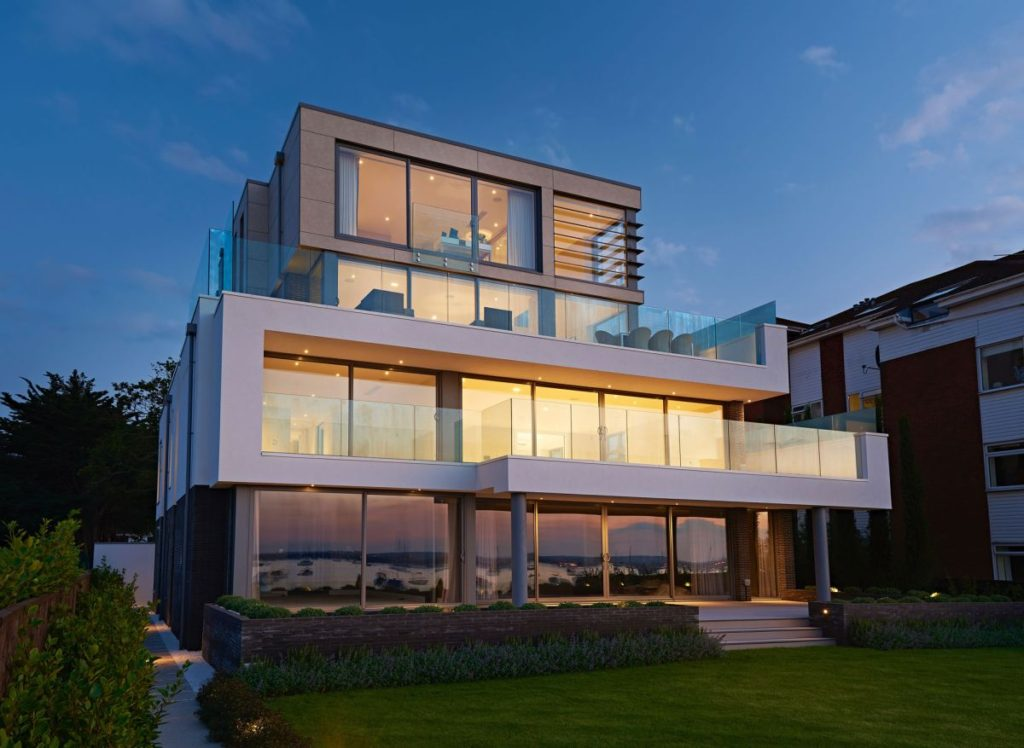
#> input picture Signal_Processing/lab_5/apartment.jpg, 1024 x 748 px
$ jupyter execute wavelets.ipynb
#> lines starting #> are read from the running program, lines starting #| are printed output that depends on the picture; after the words box and inside, x2 and y2 are one past the last pixel; in counts of white or black regions, pixels touching at a corner belong together; long printed decimals are rounded
### Signal_Processing/lab_5/local_signal.py
import numpy as np
import pylab
import matplotlib.image as mpimg
import matplotlib.pyplot as plt
from scipy import ndimage
# signal.py: TODO: try to not make use of transform.resize
from skimage import transform

import general as nt

#from nt_toolbox.general import *

# [25 lines left out: function bilinear_interpolate, not called in this run]

def cconv(x, h, d):
    """
        Circular convolution along dimension d.
        h should be small and with odd size
    """
    if d == 2:
        # apply to transposed matrix
        return np.transpose(cconv(np.transpose(x), h, 1))
    y = np.zeros(x.shape)
    p = len(h)
    pc = int(round( float((p - 1) / 2 )))
    for i in range(0, p):
        y = y + h[i] * nt.circshift1d(x, i - pc)
    return y

# [40 lines left out: functions div, gaussian_blur, grad, not called in this run]

def imageplot(f, str='', sbpt=[]):
    """
        Use nearest neighbor interpolation for the display.
    """
    if sbpt != []:
        plt.subplot(sbpt[0], sbpt[1], sbpt[2])
    imgplot = plt.imshow(f, interpolation='nearest')
    imgplot.set_cmap('gray')
    pylab.axis('off')
    if str != '':
        plt.title(str)

def load_image(name, n=-1, flatten=1, resc=1, grayscale=1):
    """
        Load an image from a file, rescale its dynamic to [0,1], turn it into a grayscale image
        and resize it to size n x n.
    """
#> called with name = 'apartment.jpg', n = -1, flatten = 1, resc = 1, grayscale = 1
    f = plt.imread(name)
#> f is the input picture: shape (748, 1024, 3); mean R, G, B 76.1, 89.5, 101.8
    # turn into normalized grayscale image
    if grayscale == 1:
        if (flatten==1) and np.ndim(f)>2:
            f = np.sum(f, axis=2)
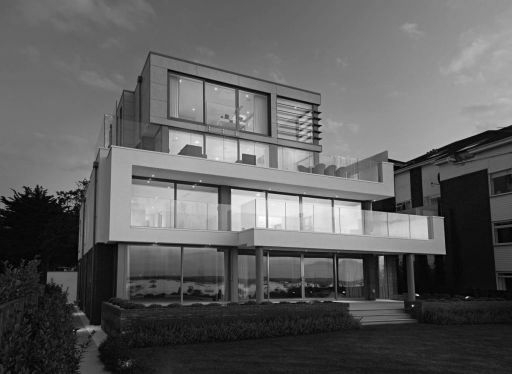
#> f: shape (748, 1024) uint64 (shown at 1/2 size); min 0, max 726, mean 267.3; drawn with min black and max white
    if resc==1:
        f = nt.rescale(f)
#> in rescale, `v = f.max() - f.min()`: v = 726
    # change the size of the image
    if n > 0:
        if np.ndim(f)==2:
            f = transform.resize(f, [n, n], 1)
        elif np.ndim(f)==3:
            f = transform.resize(f, [n, n, f.shape[2]], 1)
    return f

def perform_wavortho_transf(f, Jmin, dir, h):
    """
        perform_wavortho_transf - compute orthogonal wavelet transform

        fw = perform_wavortho_transf(f,Jmin,dir,options);

        You can give the filter in options.h.

        Works in 2D only.

        Copyright (c) 2014 Gabriel Peyre
    """

    n = f.shape[1]
    Jmax = int(np.log2(n)) - 1
    # compute g filter
    u = np.power(-np.ones(len(h) - 1), range(1, len(h)))
    # alternate +1/-1
    g = np.concatenate(([0], h[-1:0:-1] * u))

    if dir == 1:
        ### FORWARD ###
        fW = f.copy()
        for j in np.arange(Jmax, Jmin - 1, -1):
            A = fW[:2 ** (j + 1):, :2 ** (j + 1):]
            for d in np.arange(1, 3):
                Coarse = subsampling(cconv(A, h, d), d)
                Detail = subsampling(cconv(A, g, d), d)
                A = np.concatenate((Coarse, Detail), axis=d - 1)
            fW[:2 ** (j + 1):, :2 ** (j + 1):] = A
        return fW
    else:
        ### BACKWARD ###
        fW = f.copy()
        f1 = fW.copy()
        for j in np.arange(Jmin, Jmax + 1):
            A = f1[:2 ** (j + 1):, :2 ** (j + 1):]
            for d in np.arange(1, 3):
                if d == 1:
                    Coarse = A[:2**j:, :]
                    Detail = A[2**j: 2**(j + 1):, :]
                else:
                    Coarse = A[:, :2 ** j:]
                    Detail = A[:, 2 ** j:2 ** (j + 1):]
                Coarse = cconv(upsampling(Coarse, d), nt.reverse(h), d)
                Detail = cconv(upsampling(Detail, d), nt.reverse(g), d)
                A = Coarse + Detail
            f1[:2 ** (j + 1):, :2 ** (j + 1):] = A
        return f1


def plot_wavelet(fW, Jmin=0):
    """
        plot_wavelet - plot wavelets coefficients.

        U = plot_wavelet(fW, Jmin):

        Copyright (c) 2014 Gabriel Peyre
    """
    def rescaleWav(A):
        v = abs(A).max()
        B = A.copy()
        if v > 0:
            B = .5 + .5 * A / v
        return B
    ##
    n = fW.shape[1]
    Jmax = int(np.log2(n)) - 1
    U = fW.copy()
    for j in np.arange(Jmax, Jmin - 1, -1):
        U[:2 ** j:,    2 ** j:2 **
            (j + 1):] = rescaleWav(U[:2 ** j:, 2 ** j:2 ** (j + 1):])
        U[2 ** j:2 ** (j + 1):, :2 **
          j:] = rescaleWav(U[2 ** j:2 ** (j + 1):, :2 ** j:])
        U[2 ** j:2 ** (j + 1):, 2 ** j:2 ** (j + 1):] = (
            rescaleWav(U[2 ** j:2 ** (j + 1):, 2 ** j:2 ** (j + 1):]))
    # coarse scale
    U[:2 ** j:, :2 ** j:] = nt.rescale(U[:2 ** j:, :2 ** j:])
    # plot underlying image
    imageplot(U)
    # display crosses
    for j in np.arange(Jmax, Jmin - 1, -1):
        plt.plot([0, 2 ** (j + 1)], [2 ** j, 2 ** j], 'r')
        plt.plot([2 ** j, 2 ** j], [0, 2 ** (j + 1)], 'r')
    # display box
    plt.plot([0, n], [0, 0], 'r')
    plt.plot([0, n], [n, n], 'r')
    plt.plot([0, 0], [0, n], 'r')
    plt.plot([n, n], [0, n], 'r')
    return U

# [37 lines left out: functions psnr, snr, not called in this run]

def subsampling(x, d):
    # subsampling along dimension d by factor p=2
    p = 2
    if d == 1:
        y = x[::p, :]
    elif d == 2:
        y = x[:, ::p]
    else:
        raise Exception('Not implemented')
    return y

# [47 lines left out: functions upsampling, plot_dictionary, not called in this run]

### Signal_Processing/lab_5/general.py
import numpy as np
import pylab
import matplotlib.image as mpimg
import matplotlib.pyplot as plt
from scipy import ndimage
# general.py TODO: try to not make use of transform.resize
from skimage import transform ## commented


# [28 lines left out: functions crop, circshift, not called in this run]

def circshift1d(x, k):
    """
        Circularly shift a 1D vector
    """
    return np.roll(x, -k, axis=0)

def clamp(x, a=[], b=[]):
    """
     clamp - clamp a value

       y = clamp(x,a,b);

     Default is [a,b]=[0,1].

       Copyright (c) 2004 Gabriel Peyre
    """

    if a == []:
        a = 0.0
    if b == []:
        b = 1.0
    return np.minimum(np.maximum(x, a), b)

def rescale(f,a=0,b=1):
    """
        Rescale linearly the dynamic of a vector to fit within a range [a,b]
    """
    v = f.max() - f.min()
    g = (f - f.min()).copy()
    if v > 0:
        g = g / v
    return a + g*(b-a)

# [5 lines left out: function reverse, not called in this run]

### Signal_Processing/lab_5/wavelets.ipynb
[cell 1]
import numpy as np
from matplotlib import pyplot as plt
from scipy.ndimage import gaussian_filter
import IPython.display as ipd

#import renamed libraries from the numerical toolbox
from local_signal import *
from general import *

[cell 2]
image = load_image('apartment.jpg')
#resize to 512x512
image = image[100:612, 100:612]
image_shape = image.shape
print(image.shape)
#| (512, 512)

imageplot(image, "Original image")
#> (the call stopped at in imageplot, `imgplot = plt.imshow(f, interpolation='nearest')`: IPython is not available in this run)

[cell 3]
def get_variance(snr, image, noise):
    """
    Function that computes the required variance of the noise to achieve a given SNR.
    """
    #get the norm of the image and the noise
    norm = np.linalg.norm(image)**2
    noise_norm = np.linalg.norm(noise)**2
    #compute the variance
    # variance = norm/(noise_norm*(np.exp((snr/10))))
    variance = norm/(noise_norm*(10**(snr/10)))
    return variance

def generate_noisy_image(snr, image):
    """
    Function that generates a noisy image with a given SNR.
    """
    noise = np.random.normal(0, 1, image.shape)
    variance = get_variance(snr, image, noise)
    sigma = np.sqrt(variance)
    noisy_image = image + noise * sigma
    return sigma, noisy_image

def compute_snr(image, noisy_image):
    """
    Function that computes the SNR between an image and a noisy image.
    """
    #get the norm of the image and the noise
    norm = np.linalg.norm(image)**2
    noise_norm = np.linalg.norm(noisy_image - image)**2
    #compute the SNR
    snr = 10*np.log10(norm/noise_norm)
    return snr

[cell 4]
target_SNR = 13
noise_sigma, noisy_image = generate_noisy_image(target_SNR, image)
#> in get_variance, `norm = np.linalg.norm(image)**2`: norm = 63289.7
#> in get_variance, `noise_norm = np.linalg.norm(noise)**2`: noise_norm = 261312.6
#> in get_variance, `variance = norm/(noise_norm*(10**(snr/10)))`: variance = 0.0121
#> in generate_noisy_image, `sigma = np.sqrt(variance)`: sigma = 0.11
#> in generate_noisy_image, `noisy_image = image + noise * sigma`:
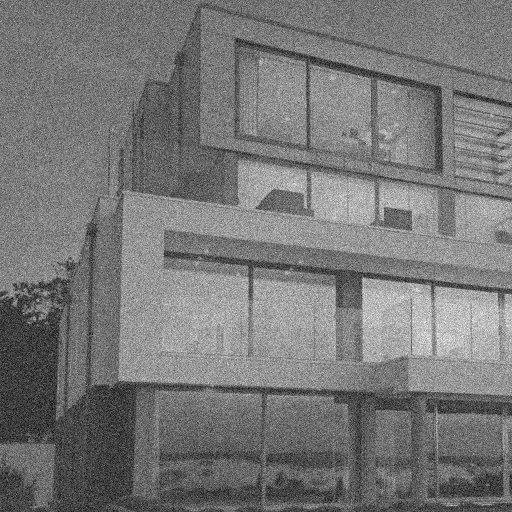
#> noisy_image: shape (512, 512) float64; min -0.367, max 1.36, mean 0.446; drawn with min black and max white
#> noise_sigma = 0.11
print(noise_sigma)
#| 0.1102
imageplot(clamp(noisy_image), "Noisy, SNR=" + str(compute_snr(image, noisy_image)))
#> in clamp, `return np.minimum(np.maximum(x, a), b)`:
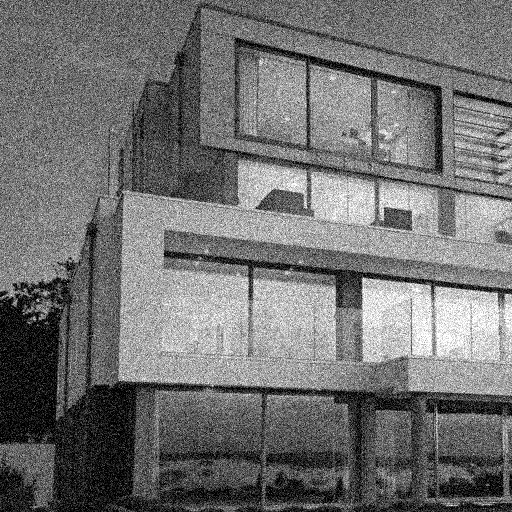
#> returned value: shape (512, 512) float64; min 0, max 1, mean 0.447
#> in compute_snr, `norm = np.linalg.norm(image)**2`: norm = 63289.7
#> in compute_snr, `noise_norm = np.linalg.norm(noisy_image - image)**2`: noise_norm = 3172
#> in compute_snr, `snr = 10*np.log10(norm/noise_norm)`: snr = 13
#> (the call stopped at in imageplot, `imgplot = plt.imshow(f, interpolation='nearest')`: IPython is not available in this run)

Hard thresholding sets the value of the coefficients below a certain threshold to 0.

[cell 5]
def thresh_hard(u,t):return u*(abs(u)>t)
alpha = np.linspace(-3,3,1000)
plt.plot(alpha, thresh_hard(alpha,1))
#> (this line was passed over: IPython is not available in this run)
plt.show()

[cell 6]
h = [0, .482962913145, .836516303738, .224143868042, -.129409522551]
h = h/np.linalg.norm(h)

[cell 7]
Jmin = 4
a = perform_wavortho_transf(noisy_image,Jmin,+1,h)
#> the loop in perform_wavortho_transf, `for j in np.arange(Jmax, Jmin - 1, -1):` made 5 passes
#> pass 1, in subsampling (call 2), `y = x[::p, :]`:
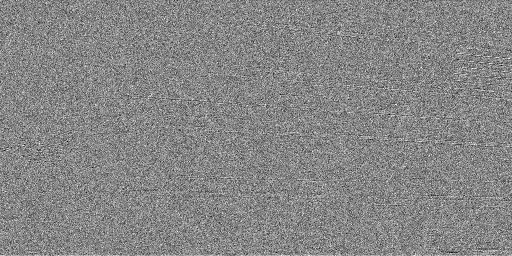
#> y: shape (256, 512) float64; min -0.556, max 0.498, mean 0.000325; drawn with min black and max white
#> pass 1, in subsampling (call 3), `y = x[:, ::p]`:
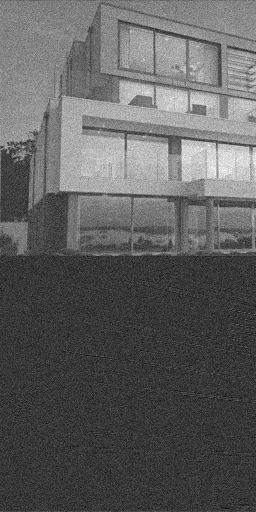
#> y: shape (512, 256) float64; min -0.621, max 2.25, mean 0.446; drawn with min black and max white
#> after the loop in perform_wavortho_transf, `for j in np.arange(Jmax, Jmin - 1, -1):`:
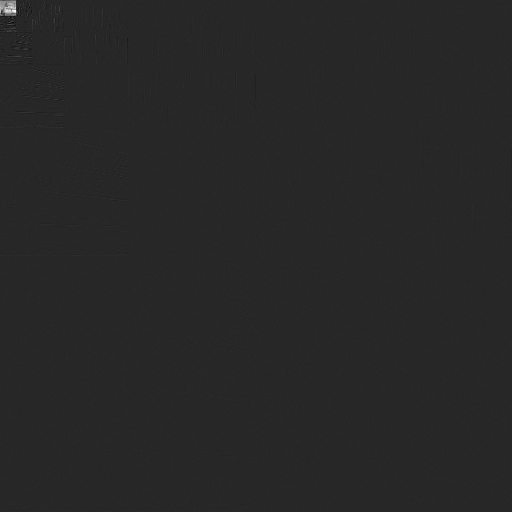
#> fW: shape (512, 512) float64; min -5.35, max 29.04, mean 0; drawn with min black and max white
plot_wavelet(a,Jmin);
#> the loop in plot_wavelet, `for j in np.arange(Jmax, Jmin - 1, -1):` made 5 passes
#> pass 1, in rescaleWav (call 2), `B = A.copy()`:
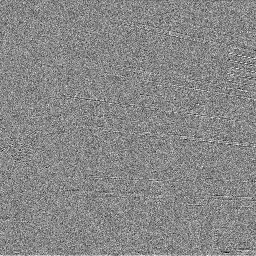
#> B: shape (256, 256) float64; min -0.621, max 0.545, mean 0.00046; drawn with min black and max white
#> after the loop in plot_wavelet, `for j in np.arange(Jmax, Jmin - 1, -1):`:
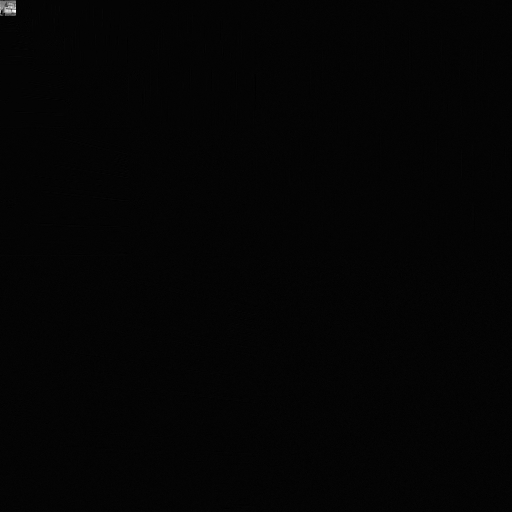
#> U: shape (512, 512) float64; min -0.000614, max 29.04, mean 0.5; drawn with min black and max white
#> in plot_wavelet, `U[:2 ** j:, :2 ** j:] = nt.rescale(U[:2 ** j:, :2 ** j:])`:
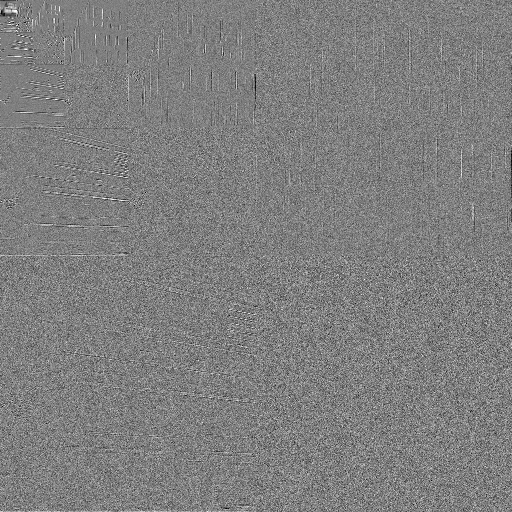
#> U: shape (512, 512) float64; 0.1% of pixels changed, all inside (x1, y1, x2, y2) = (0, 0, 16, 16)
#> (the call stopped at in imageplot, `imgplot = plt.imshow(f, interpolation='nearest')`: IPython is not available in this run)
#> (the call stopped at in plot_wavelet, `plt.plot([0, 2 ** (j + 1)], [2 ** j, 2 ** j], 'r')`: IPython is not available in this run)

[cell 8]
T = 3*noise_sigma
#> T = 0.331
aT = thresh_hard(a,T)
plot_wavelet(aT,Jmin);
#> call 2 of plot_wavelet, with Jmin = 4
#> the loop in plot_wavelet (call 2), `for j in np.arange(Jmax, Jmin - 1, -1):` made 5 passes
#> in plot_wavelet (call 2), `U[:2 ** j:, :2 ** j:] = nt.rescale(U[:2 ** j:, :2 ** j:])`:
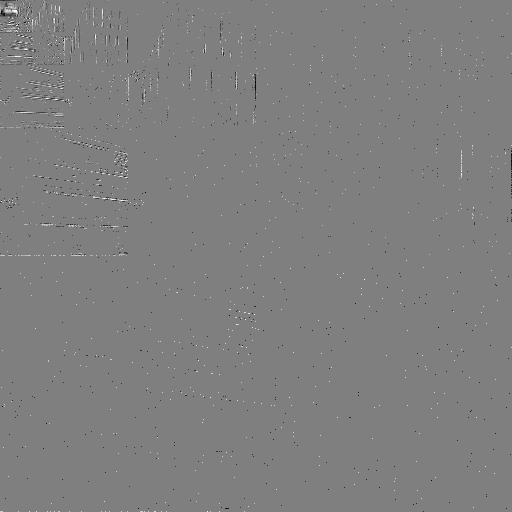
#> U: shape (512, 512) float64; min 0, max 1, mean 0.5
#> (the call stopped at in imageplot, `imgplot = plt.imshow(f, interpolation='nearest')`: IPython is not available in this run)
#> (the call stopped at in plot_wavelet, `plt.plot([0, 2 ** (j + 1)], [2 ** j, 2 ** j], 'r')`: IPython is not available in this run)

[cell 9]
fHard = perform_wavortho_transf(aT,Jmin,-1,h)
imageplot(clamp(fHard), 'Hard, SNR=' + str(snr(image,fHard)) )

Soft thresholding decreases the value of the coefficients below a certain threshold by the threshold value; in other words, it is setting the value of the coefficients below a certain threshold to 0, and then adding the threshold value to the remaining coefficients.

[cell 10]
def thresh_soft(u,t):return np.maximum(1-t/abs(u), 0)*u
alpha = np.linspace(-3,3,1000)
plt.plot(alpha, thresh_soft(alpha,1))
plt.axis('equal')

[cell 11]
T = 3/2*noise_sigma
aT = thresh_soft(a,T)
plot_wavelet(aT,Jmin);

[cell 12]
#To slightly improve the soft thresholding performance, we do not threshold the coefficients corresponding to coarse scale wavelets.
aT[:2^Jmin:,:2^Jmin:] = a[:2^Jmin:,:2^Jmin:]

fSoft = perform_wavortho_transf(aT,Jmin,-1,h)
imageplot(clamp(fSoft), 'Soft, SNR=' + str(snr(image,fSoft)) )

The soft thresholding function is less sensitive to noise than the hard thresholding function, but it is also less efficient at removing noise. As a result, it maintains more details than the hard thresholding function at the cost of also preserving some noise.

Translation invariant denoising

[cell 13]
m = 8
[dY,dX] = np.meshgrid(np.arange(0,m), np.arange(0,m))
delta = np.concatenate( (dX.reshape(m*m,1), dY.reshape(m*m,1)), axis=1)

[cell 14]
fTI = np.zeros(image_shape)
T = 3*noise_sigma
for i in np.arange(0,m*m):
    fS = circshift(noisy_image,delta[i,:])
    a = perform_wavortho_transf(fS,Jmin,1,h)
    aT = thresh_hard(a,T)
    fS = perform_wavortho_transf(aT,Jmin,-1,h)
    fS = circshift(fS,-delta[i,:])
    fTI = i/(i+1.0)*fTI + 1.0/(i+1)*fS

[cell 15]
imageplot(clamp(fTI), 'TI, SNR=' + str(snr(image,fTI)) )

Perform a gridsearch on Jmin and thresholding values.

[cell 16]
Jmin_values = [1,2,3,4,5,6,7,8]
snr_values = [10,15,20]
thresh=[1,2,3,4,5]
snr_hard = np.zeros((len(Jmin_values),len(snr_values),len(thresh)))
snr_soft = np.zeros((len(Jmin_values),len(snr_values),len(thresh)))

for snr_value in snr_values:
    #create noisy image
    noise_sigma, noisy_image = generate_noisy_image(snr_value, image)
    #apply hard thresholding
    for i in np.arange(0,len(Jmin_values)):
        Jmin = Jmin_values[i]
        a = perform_wavortho_transf(noisy_image,Jmin,+1,h)
        for j in np.arange(0,len(thresh)):
            T = thresh[j]*noise_sigma
            aT = thresh_hard(a,T)
            fHard = perform_wavortho_transf(aT,Jmin,-1,h)
            snr_hard[i,snr_values.index(snr_value),j] = snr(image,fHard)
    #apply soft thresholding
    for i in np.arange(0,len(Jmin_values)):
        Jmin = Jmin_values[i]
        a = perform_wavortho_transf(noisy_image,Jmin,+1,h)
        for j in np.arange(0,len(thresh)):
            T = thresh[j]*noise_sigma
            aT = thresh_soft(a,T)
            fSoft = perform_wavortho_transf(aT,Jmin,-1,h)
            snr_soft[i,snr_values.index(snr_value),j] = snr(image,fSoft)

Note for next cell outputs:

Going up to down on columns => same threshold value, increasing Jmin

Going left to right on rows => same Jmin value, increasing hard/soft thresholds

[cell 17]
#snr hard for snr_value 10
snr_hard[:,0,:]

[cell 18]
#snr hard for snr_value 15
snr_hard[:,1,:]

[cell 19]
#snr hard for snr_value 20
snr_hard[:,2,:]

[cell 20]
#snr soft thresholding for snr_value 10
snr_soft[:,0,:]

[cell 21]
#snr soft thresholding for snr_value 15
snr_soft[:,1,:]

[cell 22]
#snr soft thresholding for snr_value 20
snr_soft[:,2,:]

The wavelet transform uses 2 paremeters: an orthogonal wavelet, and the number of levels/coefficients to compute.

In the wavelet domain, it is possible to apply a thresholding function (hard or soft) to the coefficients, and then to reconstruct the image using the inverse wavelet transform.

The wavelet used is the Daubechies-4 wavelet.

The number of coefficients to compute is based on Jmin; for an image of size $2^n$, the number of coefficients computed is $2^{n-Jmin}$.

The higher level-coefficients will compute low frequency features.

According to the gridsearch done on these two parameters; it seems that after the first 4 coefficients are computed, thresholding level becomes more important. For a small amount of coefficients (e.g. 1), the wavelet domain is much more sensitive to noise and a higher threshold causes a lot of information to be lost, compared to the high amount of coefficients.
